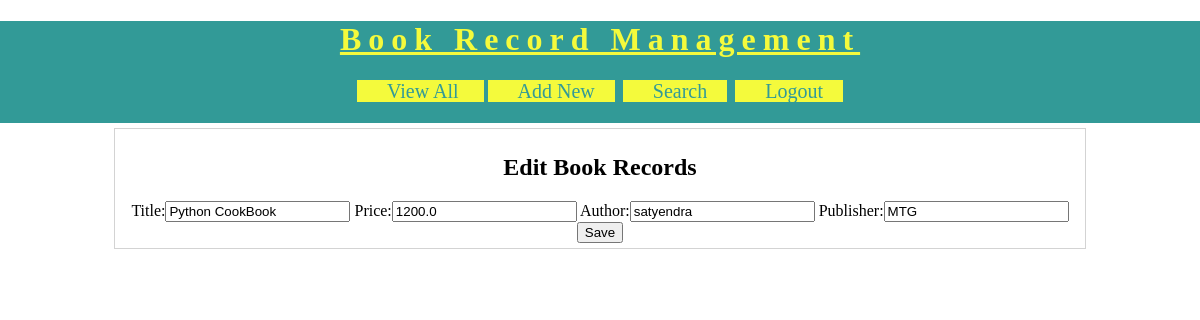
Screenshot of /BRMapp/edit-book?bookid=27 (signed in) with the database file from the repository.
### BRMapp/models.py (models this page shows)
class Book(models.Model):
    title=models.CharField(max_length=100)
    price=models.FloatField()
    author=models.CharField(max_length=100)
    publisher=models.CharField(max_length=100)

### BRMapp/views.py (the view)
# urls.py: url('edit-book',views.editBook),
@login_required(login_url="/BRMapp/login/")
def editBook(request):
    book=models.Book.objects.get(id=request.GET['bookid'])
    fields={'title':book.title,'price':book.price,'author':book.author,'publisher':book.publisher}
    form=NewBookFrom(initial=fields)
    res=render(request,'BRMapp/edit_book.html',{'form':form,'book':book})
    return res

### BRMapp/forms.py
class NewBookFrom(forms.Form):
    title=forms.CharField(label='Title',max_length=100)
    price=forms.FloatField(label='Price')
    author=forms.CharField(label='Author')
    publisher=forms.CharField(label='Publisher')

### templates/BRMapp/edit_book.html (shortened to what this page needs)
<!DOCTYPE html>
{% load static %}
<html lang="en" dir="ltr">
  <head>
    <link rel="stylesheet" href="{% static 'css/BRstyle.css' %}">
  </head>
  <body>
    <div id="header">
    <h1>Book Record Management</h1>
    <div id="nav">
      <a href="/BRMapp/view-books">View All </a>
      <a href="/BRMapp/new-book">Add New</a>
      <a href="/BRMapp/search-book">Search</a>
      <a href="/BRMapp/logout">Logout</a>
    </div>
    </div>
    <div id="main">
      <h2>Edit Book Records</h2>
      <form action="/BRMapp/edit" method="POST">
        {{form}}
        <input type="submit"  value="Save">
      </form>
    </div>
  </body>
</html>

### static/css/BRstyle.css (style rules this page uses)
body { background-color: white; margin: 0px 0px 0px 0px; font-family: "calibari"; }
#header { background-color: #329A97; padding-bottom: 20px; text-align: center; }
#header h1 { text-align: center; color: #F4FA3C; letter-spacing:7px; text-decoration: underline; }
#nav { width: 60%; margin: auto; }
#nav a { background-color:#F4FA3C; width: 150px; border: solid 2px #329A97; font-size: 20px; text-decoration: none; color: #329A97; padding-left: 30px; padding-right:20px; }
#main { margin: auto; border:solid 1px lightgray; width:80%; padding:5px; margin-top:5px; }
#main form, #main h2 { text-align:center; }

### rows the page displays
Book: title "Python CookBook", price "1200.0", author "satyendra", publisher "MTG"
